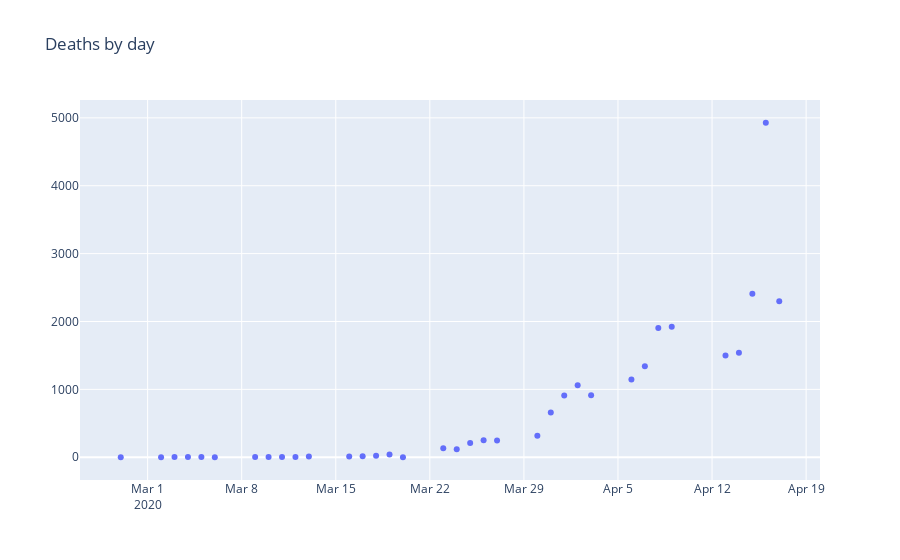

Notebook code for this chart:
### Code cell
fig = go.Figure(go.Scatter(x=sqlDF.toPandas()['date'], y=sqlDF.toPandas()['deaths'] ,mode='markers'))
fig.update_layout(title_text='Deaths by day')
pio.show(fig, filename="spark/sample_rides")
